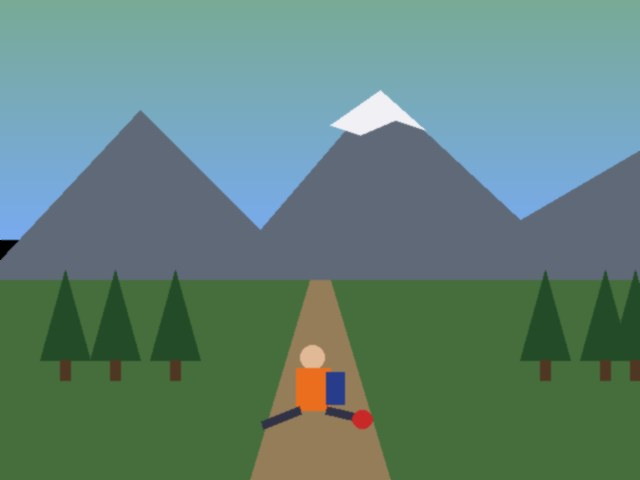
#> input picture samples/trail_photo.jpg, 640 x 480 px
$ python -i image.py   (imports and definitions only)
#> lines starting #> are read from the running program, lines starting #| are printed output that depends on the picture
#> further down, picture is the input picture: PIL image 640x480 RGB; mean R, G, B 97.3, 129.6, 118.3
"""Layered image: caption (1 packet) -> 48x48 grayscale thumbnail (<=800 B).

Also: sent-vs-received image comparison (pixel-exact) and quality vs the original photo.
"""
from __future__ import annotations

import io
import math

import numpy as np
from PIL import Image

THUMB_SIZE = (48, 48)
THUMB_BUDGET = 800


def reference_thumbnail(img: Image.Image) -> Image.Image:
    """The original photo reduced to the thumbnail's geometry, before any compression."""
    g = img.convert("L")
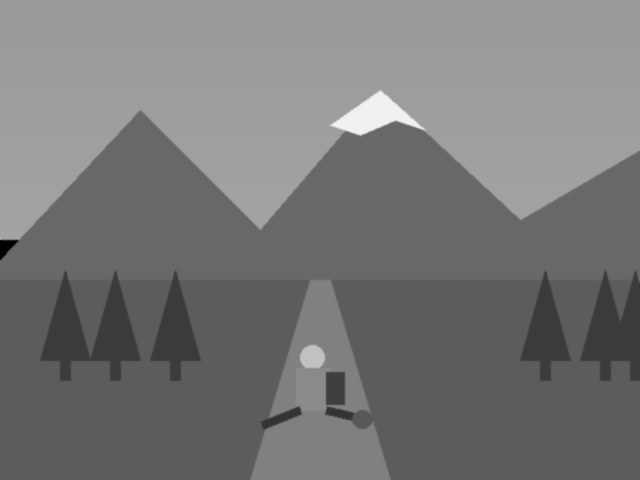
#> g: PIL image 640x480 L; min 0, max 250, mean 118.6
    w, h = g.size
#> w = 640; h = 480
    s = min(w, h)  # center crop to square
#> s = 480
    return g.crop(((w - s) // 2, (h - s) // 2, (w - s) // 2 + s, (h - s) // 2 + s)).resize(THUMB_SIZE, Image.LANCZOS)
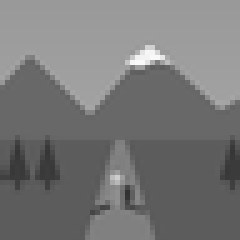
#> returned value: PIL image 48x48 L (shown 5 times larger); min 50, max 249, mean 119


# [18 lines left out: functions make_thumbnail, _png, not called in this run]


def thumbnail_png(data: bytes, scale: int = 5) -> bytes:
    """Decode a received thumbnail and upscale it for display (still only 48x48 of real data)."""
    return _png(Image.open(io.BytesIO(data)), scale)


def _gray(data_or_img) -> np.ndarray:
    im = data_or_img if isinstance(data_or_img, Image.Image) else Image.open(io.BytesIO(data_or_img))
    return np.asarray(im.convert("L"), dtype=np.int16)


# [5 lines left out: function _heatmap, not called in this run]


def psnr(a: np.ndarray, b: np.ndarray) -> float | None:
    mse = float(np.mean((a.astype(np.float64) - b.astype(np.float64)) ** 2))
    return None if mse == 0 else round(10 * math.log10(255 ** 2 / mse), 1)


# [20 lines left out: functions compare_sent_received, quality_vs_original, not called in this run]

>>> from PIL import Image
>>> picture = Image.open('../samples/trail_photo.jpg')
>>> result = reference_thumbnail(picture)
